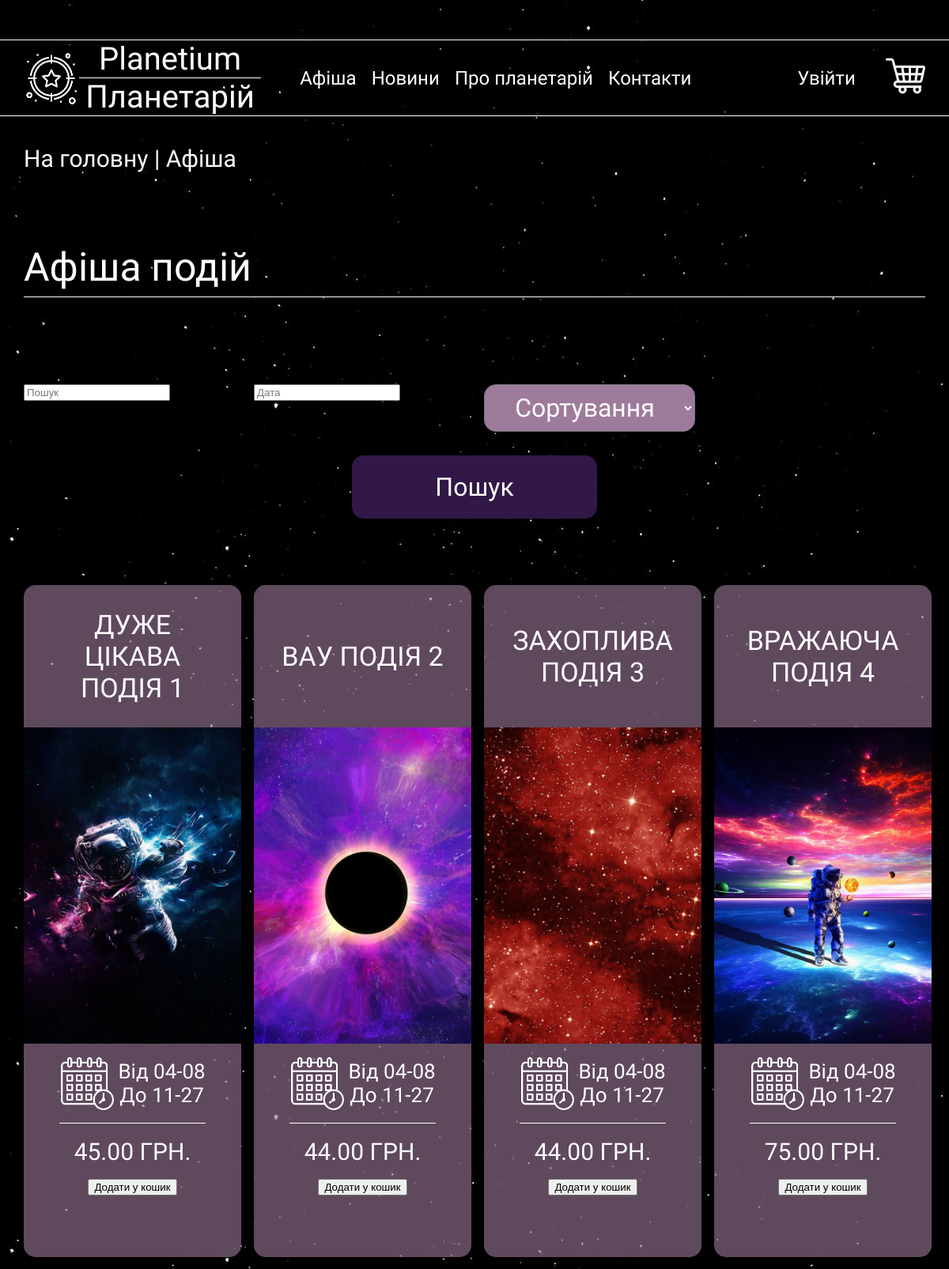
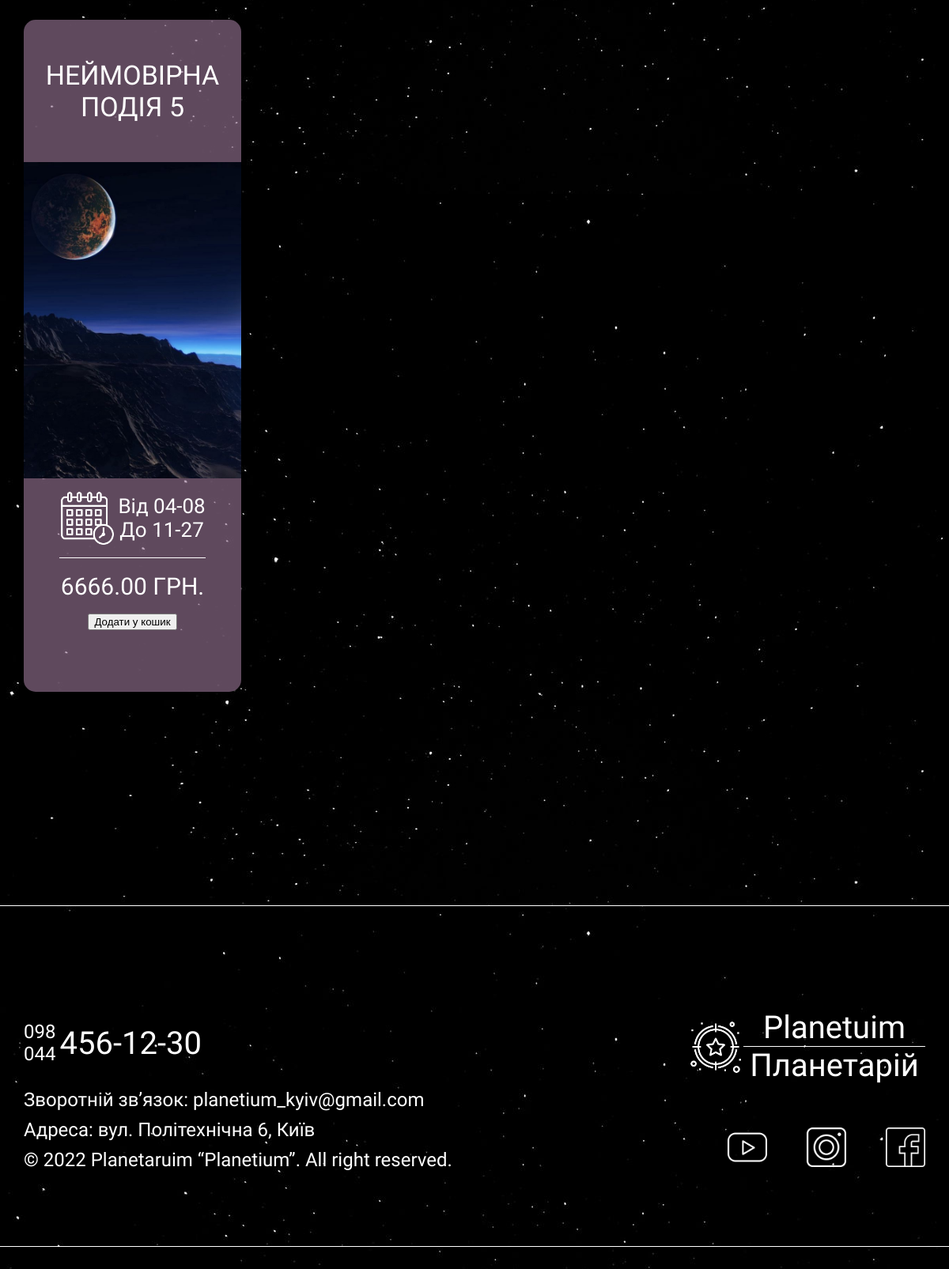
Screenshot of /events/ with the database file from the repository (2 pictures, top to bottom).
### Events/models.py (models this page shows, shortened)
class Event(models.Model):
    name = models.CharField(max_length=200)
    short_name = models.CharField(max_length=200)
    image = models.ImageField(upload_to='images/events/')
    from_date = models.DateField()
    to_date = models.DateField()
    price = models.DecimalField(max_digits=10, decimal_places=2)
    about = models.TextField(max_length=2000)
    hall_id = models.ForeignKey(Hall, on_delete=models.CASCADE, related_name='events')
    popularity = models.PositiveSmallIntegerField()

### Events/views.py (the view)
# urls.py: path('', all_events, name='all_events'),
def all_events(request):
    events = Event.objects.all()
    sorting = request.GET.get('sorting', '')
    search_query = request.GET.get('search', '')
    date_picker = request.GET.get('date', '')
    if search_query is not None and search_query != ' ':
        events = events.filter(name__icontains=search_query)
    if sorting:
        events = events.order_by(sorting)
    if date_picker:
        print(events.get('from_date'))
        events = events.filter(date_picker__range=('from_date', 'to_date'))
    return render(request, "all_events.html", context={'events': events})

### Events/templates/all_events.html (shortened to what this page needs)
{% extends 'index.html' %}
{% block content %}
<section class="links">
    <div class="container">
        <a href="{% url 'main:landing' %}">На головну</a>
        <p>&nbsp|&nbsp</p>
        <a href="{% url 'events:all_events' %}">Афіша</a>
    </div>
</section>
<section class="choice-maker">
        <div class="container">
            <h1>
                Афіша подій
            </h1>
            <hr>
            <form action="" method="get">
                <div class="row">
                    <div class="col-4 col-lg-3">
                            <form  method="GET" action="/all_events/">
                                <input class="search-input" type="search" placeholder="Пошук" aria-label="Пошук"
                                       name="search">
                            </form>
                    </div>
                    <div class="col-8 col-lg-3">
                            <form  method="GET" action="/all_events/">
                                <input class="search-input" id="datepicker" type="search" placeholder="Дата" aria-label="Дата"
                                       name="date">
                            </form>
                    </div>
                    <div class="col-12 col-lg-3">
                        <label>
                            <select name="sorting" id="sort-list" onchange="location = sort_events()" class="choicebox order">
                                    <option value="" id="placeholder" disabled selected hidden>Сортування</option>
                            </select>
                        </label>
                    </div>
                    <div class="form">
                        <button type="submit" class="search">Пошук</button>
                    </div>
                </div>
            </form>
        </div>
    </section>
<section class="posters-block posters-block-container">
    <div class="container">
        <div class="row">
            {% if events %}
                {% for event in events %}
                    <div class="col-6 col-xl-3">
                        <div class="poster">
                            <a class="name" href="{% url 'events:event' event.id %}">{{ event.name }}</a>
                            <img src="{{ event.image.url }}" alt="">
                            <div class="calendar">
                                <img src="/media/images/poster/calendar.png" alt="">
                                <div class="text">
                                    <p>Від {{ event.from_date|date:"m-d" }} </p>
                                    <p>До {{ event.to_date|date:"m-d" }}</p>
                                </div>
                            </div>
                            <hr class="poster-hr">
                            <p class="price">{{ event.price }} ГРН.</p>
                            <button data-event="{{ event.id }}" data-action="add" class="update-cart">Додати у кошик</button>
                        </div>
                    </div>
                {% endfor %}
            {% else %}
                <h1>
                    На жаль, подій нема...
                </h1>
            {% endif %}
        </div>
    </div>
</section>
{% endblock %}

### static/style.css (style rules this page uses)
html, body { padding: 0; margin: 0; background-image: url("/media/images/starsstarrysky.jpg"); background-repeat: repeat; font-family: Podkova, serif; }
h1 { display: flex; align-items: center; margin-bottom: 0; color: white; font-size: 50px; height: 75px; width: 600px; margin-top: 120px; font-weight: normal; }
hr { height: 1px; border-width: 0; margin-top: 0; margin-bottom: 45px; background-color: white; }
.links { height: 100px; }
.links .container { display: flex; align-items: center; height: 100%; }
.links .container a, .links .container p { color: white; font-size: 30px; text-decoration: none; }
.poster { display: flex; flex-direction: column; align-items: center; background: rgba(158, 123, 155, 0.6); color: white; font-size: 24px; height: 850px; width: 310px; border-radius: 15px; margin-top: 40px; }
.poster .name { display: flex; justify-content: center; color: white; font-size: 34px; background-color: transparent; text-transform: uppercase; height: 180px; margin: 0; align-items: center; text-align: center; width: 80%; text-decoration: none; }
.poster img { width: 100%; height: 400px; object-fit: cover; }
.poster .calendar { height: 100px; display: flex; align-items: center; width: 70%; justify-content: space-evenly; }
.poster .calendar img { height: 70px; width: 70px; }
.poster .calendar p { font-size: 26px; width: 100%; margin: 0; text-align: center; }
.poster .poster-hr { margin-top: 0; margin-bottom: 0; width: 185px; }
.poster .price { display: flex; align-items: center; height: 70px; margin: 0; font-size: 30px; }
.poster a { background-color: #FFD561; color: #311847; text-decoration: none; display: flex; justify-content: center; align-items: center; font-size: 24px; border-radius: 50px; width: 250px; height: 60px; }
.posters-block { background: transparent; height: 1250px; }
.posters-block-container { height: 2050px; }
.form { width: 100%; display: flex; justify-content: center; align-items: center; }
.choice-maker { height: 400px; }
.choice-maker .container h1 { margin-top: 50px; }
.choice-maker .container .row { margin-top: 110px; }
.choice-maker .container .row .col-lg-3 .choicebox { display: flex; align-items: center; height: 60px; width: 100%; background-color: #9E7B9B; color: white; font-size: 32px; font-family: Podkova, serif; text-align: center; border-radius: 15px; }
.choice-maker .container .row .col-lg-3 .choicebox option { color: #311847; background-color: white; }
.choice-maker .container .search { width: 310px; height: 80px; margin-bottom: 50px; margin-top: 30px; background-color: #311847; border-radius: 15px; color: white; font-family: Podkova, serif; font-size: 32px; text-decoration: none; border: none; }
@media (max-width: 1399.5px) { .poster { width: 275px; } }
@media (max-width: 1399.5px) { .poster a { font-size: 22px; width: 220px; } }
@media (max-width: 1399.5px) { .posters-block { height: 1150px; } }
@media (max-width: 1399.5px) { .posters-block-container { height: 2050px; } }

### rows the page displays
Event: name "ДУЖЕ ЦІКАВА ПОДІЯ 1", image (picture), from_date "04-08", to_date "11-27", price "45.00"
Event: name "ВАУ ПОДІЯ 2", image (picture), from_date "04-08", to_date "11-27", price "44.00"
Event: name "ЗАХОПЛИВА ПОДІЯ 3", image (picture), from_date "04-08", to_date "11-27", price "44.00"
Event: name "ВРАЖАЮЧА ПОДІЯ 4", image (picture), from_date "04-08", to_date "11-27", price "75.00"
Event: name "НЕЙМОВІРНА ПОДІЯ 5", image (picture), from_date "04-08", to_date "11-27", price "6666.00"
